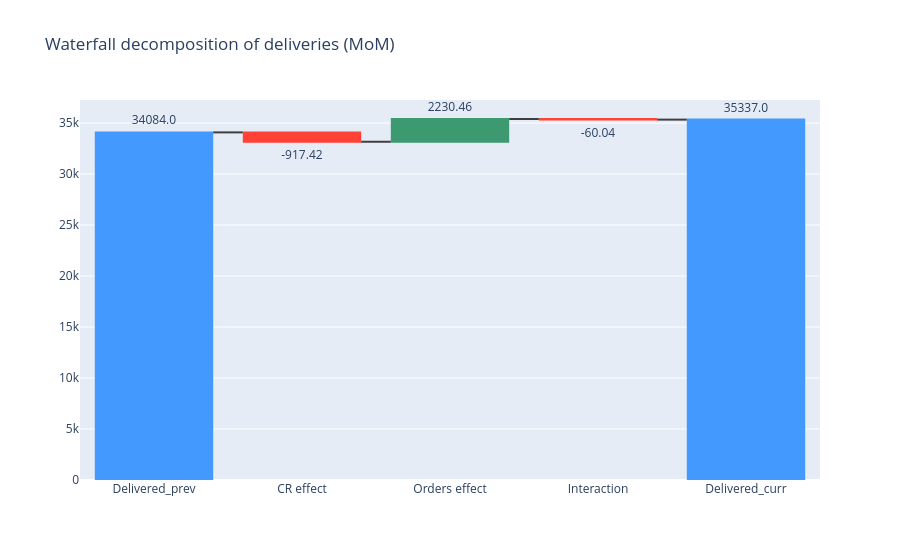

Source (notebook cell):
### Code cell
# Waterfall
fig = go.Figure(go.Waterfall(
    name = 'Deliveries decomposition',
    orientation = 'v',
    measure = ['absolute', 'relative', 'relative', 'relative', 'total'],
    x = ['Delivered_prev', 'CR effect', 'Orders effect', 'Interaction', 'Delivered_curr'],
    textposition = 'outside',
    text = [delivered_lag, cr_contrib, orders_contrib, interaction_contrib, delivered_curr],
    y = [delivered_lag, cr_contrib, orders_contrib, interaction_contrib, delivered_curr],
    connector = {'line':{'color': 'rgb(63, 63, 63)'}}
))
fig.update_layout(title='Waterfall decomposition of deliveries (MoM)')
fig.show()

### Figure 1 — Plotly figure (JSON) as saved in the notebook; plotly's stock layout.template omitted (floating-point values rounded to 4 significant figures)
{"data": [{"connector": {"line": {"color": "rgb(63, 63, 63)"}}, "measure": ["absolute", "relative", "relative", "relative", "total"], "name": "Deliveries decomposition", "orientation": "v", "text": ["34084.0", "-917.42", "2230.46", "-60.04", "35337.0"], "textposition": "outside", "type": "waterfall", "x": ["Delivered_prev", "CR effect", "Orders effect", "Interaction", "Delivered_curr"], "y": [34084, -917.4, 2230.0, -60.04, 35337]}], "layout": {"title": {"text": "Waterfall decomposition of deliveries (MoM)"}}}
